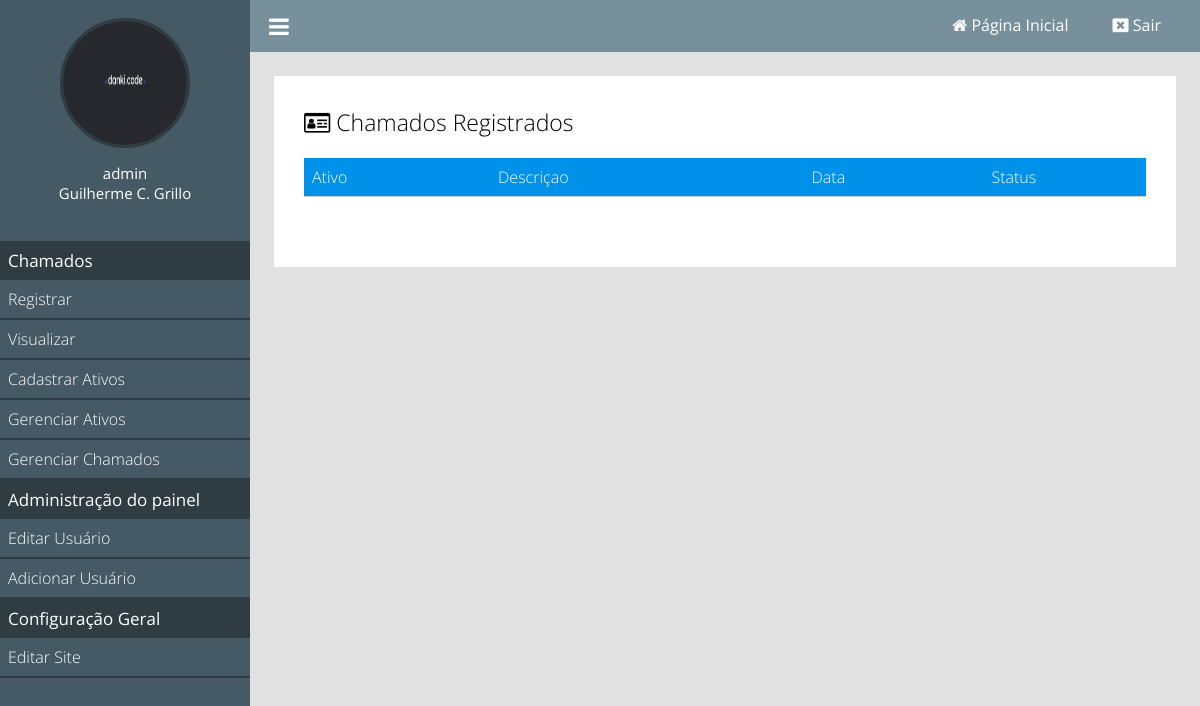
The page /visualizar-chamados (signed in) on the database as committed earlier.
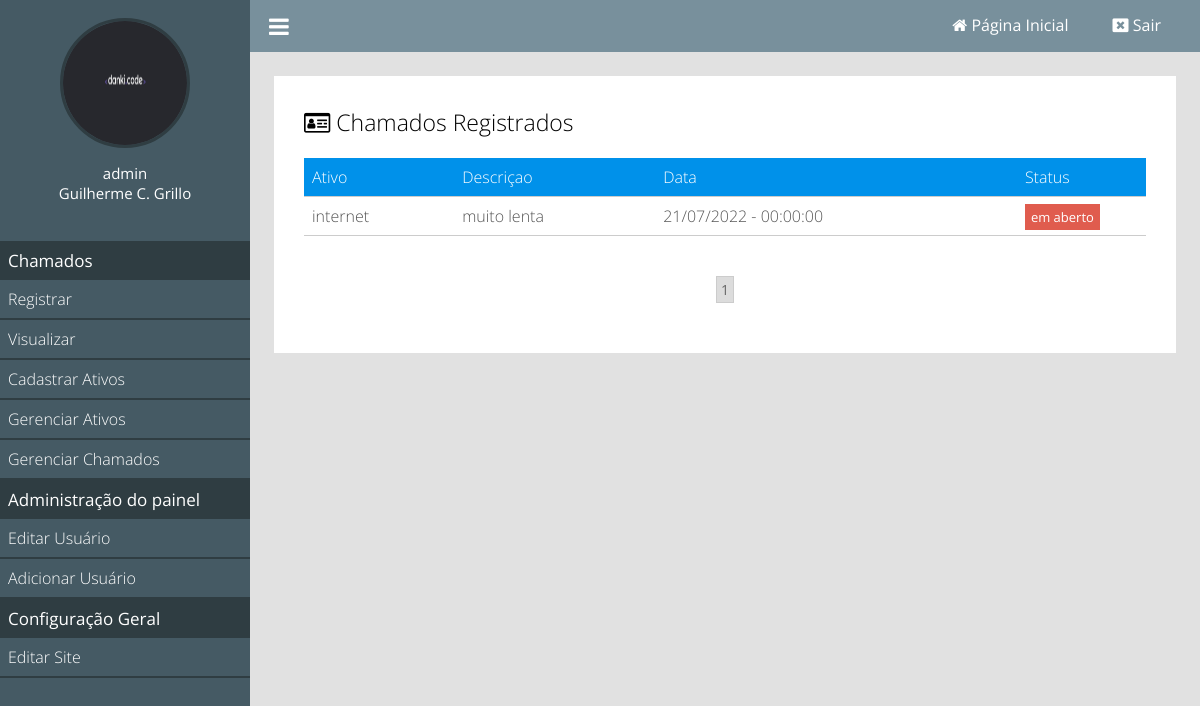
The same page on the database as committed later.
### tables this page shows
CREATE TABLE `chamados` (
  `id` int(11) NOT NULL,
  `user_id` int(11) NOT NULL,
  `ativos_id` int(11) NOT NULL,
  `data` datetime NOT NULL DEFAULT current_timestamp(),
  `conteudo` text NOT NULL,
  `capa` varchar(255) DEFAULT NULL
);

CREATE TABLE `ativos` (
  `id` int(11) NOT NULL,
  `nome` varchar(255) NOT NULL
);

### classes/MySql.php (called while the page is built)
<?php
	class MySql{
		private static $pdo;
		public static function conectar(){
			if(self::$pdo == null){
				try{
				self::$pdo = new PDO('mysql:host='.HOST.';dbname='.DATABASE,USER,PASSWORD,array(PDO::MYSQL_ATTR_INIT_COMMAND => "SET NAMES utf8"));
				self::$pdo->setAttribute(PDO::ATTR_ERRMODE,PDO::ERRMODE_EXCEPTION);
				}catch(Exception $e){
					echo '<h2>Erro ao conectar</h2>';
				}
			}
			return self::$pdo;
		}
	}
?>

### pages/visualizar-chamados.php (the view)
<?php
	$user = MySql::conectar()->prepare("SELECT * FROM `tb_admin.usuarios` WHERE user = ?");
	$user->execute(array($_SESSION['user']));
	$user = $user->fetch();
?>
<div class="box-content">
	<h2><i class="fa fa-id-card-o" aria-hidden="true"></i> Chamados Registrados</h2>
	<div class="wraper-table">
	<table>
		<tr>
			<td>Ativo</td>
			<td>Descriçao</td>
			<td>Data</td>
			<td>Status</td>
		</tr>
		<?php
			$porPagina = 3;
			$query = "SELECT * FROM `chamados`";
			if(isset($user['id'])){
				$query.="WHERE user_id = $user[id]";
				$totalPaginas = MySql::conectar()->prepare($query);
				$totalPaginas->execute();
				$totalPaginas = ceil($totalPaginas->rowCount() / $porPagina);
				if(isset($_GET['pagina'])){
					$pagina = (int)$_GET['pagina'];
					if($pagina < $totalPaginas){
						$pagina = 1;
					}
					$queryPg = ($pagina - 1) * $porPagina;
					$query.=" ORDER BY id DESC LIMIT $queryPg,$porPagina";
				}else{
					$pagina = 1;
					$query.=" ORDER BY id ASC LIMIT 0,$porPagina";
				}
			}
			$sql = MySql::conectar()->prepare($query);
			$sql->execute();
			$chamados = $sql->fetchAll();
			foreach ($chamados as $key => $value) {
			$nomeAtivo = Painel::select('ativos','id=?',array($value['ativos_id']))['nome'];
		?>
		<tr>
			<td><?php echo $nomeAtivo; ?></td>
			<td><?php echo $value['conteudo']; ?></td>
			<td><?php echo date('d/m/Y - H:i:s',strtotime($value['data'])); ?></td>
			<td><?php
					if($value['status'] == 1){
						echo '<a class="btn order">Finalizado</a>';
					}else{
						echo '<a class="btn delete">em aberto</a>';
					}
				?>
			</td>
		</tr>
		<?php } ?>
	</table>
	</div>
	<div class="paginacao">
		<?php
			for($i = 1; $i <= $totalPaginas; $i++){
				if($pagina == $i )
					echo '<a class="page-selected" href="'.INCLUDE_PATH.'visualizar-Chamados?pagina='.$i.'">'.$i.'</a>';
				else
					echo '<a href="'.INCLUDE_PATH.'visualizar-chamados?pagina='.$i.'">'.$i.'</a>';
			}
		?>
	</div>
</div>

### index.php (shortened to what this page needs)
<?php
	include('config.php');
	if(Painel::logado() == false){
		include('login.php');
	}else{
		include('main.php');
	}
?>

### main.php (shortened to what this page needs)
<!DOCTYPE html>
<html>
<head>
	<link rel="stylesheet" href="<?php echo INCLUDE_PATH ?>estilo/font-awesome.min.css">
	<link href="<?php echo INCLUDE_PATH ?>estilo/style.css" rel="stylesheet" />
</head>
<body>
<div class="menu">
	<div class="menu-wraper">
	<div class="box-usuario">
		<?php
			if($_SESSION['img'] == ''){
		?>
			<div class="avatar-usuario">
				<i class="fa fa-user"></i>
			</div>
		<?php }else{ ?>
			<div class="imagem-usuario">
				<img src="<?php echo INCLUDE_PATH ?>uploads/<?php echo $_SESSION['img']; ?>" />
			</div>
		<?php } ?>
		<div class="nome-usuario">
			<p><?php echo $_SESSION['user']; ?></p>
			<p><?php echo $_SESSION['nome']; ?></p>
		</div>
	</div>
	<div class="items-menu">
		<h2>Chamados</h2>
		<a <?php selecionadoMenu('cadastrar-chamdo'); ?> href="<?php echo INCLUDE_PATH ?>cadastrar-chamado">Registrar</a>
		<a <?php selecionadoMenu('visualizar-chamdos'); ?> href="<?php echo INCLUDE_PATH ?>visualizar-chamados">Visualizar</a>
		<a <?php selecionadoMenu('cadastrar-ativo'); ?>  <?php verificaPermissaoMenu(2); ?> href="<?php echo INCLUDE_PATH ?>cadastrar-ativo">Cadastrar Ativos</a>
		<a <?php selecionadoMenu('gerenciar-ativos'); ?>  <?php verificaPermissaoMenu(2); ?> href="<?php echo INCLUDE_PATH ?>gerenciar-ativos">Gerenciar Ativos</a>
		<a <?php selecionadoMenu('gerenciar-chamados'); ?>  <?php verificaPermissaoMenu(2);?> href="<?php echo INCLUDE_PATH ?>gerenciar-chamados">Gerenciar Chamados</a>
		<h2>Administração do painel</h2>
		<a <?php selecionadoMenu('editar-usuario'); ?> href="<?php echo INCLUDE_PATH ?>editar-usuario">Editar Usuário</a>
		<a <?php selecionadoMenu('adicionar-usuario'); ?> <?php verificaPermissaoMenu(2);?> href="<?php echo INCLUDE_PATH ?>adicionar-usuario">Adicionar Usuário</a>
		<h2>Configuração Geral</h2>
		<a <?php selecionadoMenu('editar-site'); ?> href="<?php echo INCLUDE_PATH ?>editar-site">Editar Site</a>
	</div>
	</div>
</div>
<header>
	<div class="center">
		<div class="menu-btn">
			<i class="fa fa-bars"></i>
		</div>
		<div class="loggout">
			<a <?php if(@$_GET['url'] == ''){ ?> style="background: #60727a;padding: 15px;" <?php } ?> href="<?php echo INCLUDE_PATH?>"> <i class="fa fa-home"></i> <span>Página Inicial</span></a>
			<a href="<?php echo INCLUDE_PATH ?>?loggout"> <i class="fa fa-window-close"></i> <span>Sair</span></a>
		</div>
	</div>
</header>
<div class="content">
	<?php Painel::carregarPagina(); ?>
</div>
</body>
</html>

### config.php (shortened to what this page needs)
<?php
	function selecionadoMenu($par){
		$url = explode('/',@$_GET['url'])[0];
		if($url == $par){
			echo 'class="menu-active"';
		}
	}
	function verificaPermissaoMenu($permissao){
		if($_SESSION['cargo'] >= $permissao){
			return;
		}else{
			echo 'style="display:none;"';
		}
	}
?>

### classes/Painel.php (shortened to what this page needs)
<?php
	class Painel
	{
		public static function logado(){
			return isset($_SESSION['login']) ? true : false;
		}
		public static function carregarPagina(){
			if(isset($_GET['url'])){
				$url = explode('/',$_GET['url']);
				if(file_exists('pages/'.$url[0].'.php')){
					include('pages/'.$url[0].'.php');
				}else{
					header('Location: '.INCLUDE_PATH);
				}
			}else{
				include('pages/home.php');
			}
		}
		public static function select($table,$query = '',$arr = ''){
			if($query != false){
				$sql = MySql::conectar()->prepare("SELECT * FROM `$table` WHERE $query");
				$sql->execute($arr);
			}else{
				$sql = MySql::conectar()->prepare("SELECT * FROM `$table`");
				$sql->execute();
			}
			return $sql->fetch();
		}
	}
?>

### estilo/style.css (style rules this page uses)
* { margin: 0; padding: 0; box-sizing: border-box; font-family: "Open Sans"; }
html,body { height: 100%; background: rgb(225,225,225); }
body { overflow-x: hidden; }
.center { padding:0 2%;margin:0 auto; }
.loggout { float: right; }
.loggout a { padding: 0 20px; position: relative; top: 4px; text-decoration: none; color: white; font-size: 16px; }
.loggout a > span { font-size: 16px; text-decoration: none; }
.menu-btn { float: left; cursor: pointer; font-size: 23px; color: white; }
.menu-wraper { width:250px; }
div.menu { overflow-x:hidden; overflow-y: auto; height: 100%; padding:10px 0; position: fixed; left: 0; top: 0; background: #455a64; float: left; width: 250px; }
header { position: relative; left: 250px; padding: 10px 0; background: #78909c; width: calc(100% - 250px); }
.content { width: calc(100% - 250px); position: relative; left: 250px; padding: 2%; }
.items-menu { margin-top: 30px; }
.items-menu h2 { text-align: left; font-weight: normal; font-size: 17px; background: #2F3D42; color: white; padding:8px; }
.items-menu a { display: block; padding: 8px; font-weight: 300; font-size: 16px; text-decoration: none; color: white; border-bottom: 2px solid #2F3D42; }
div.box-usuario { padding: 8px; text-align: center; }
.imagem-usuario { display: inline-block; width: 130px; height: 130px; position: relative; border-radius: 50%; border: 3px solid #2F3D42; }
.imagem-usuario img { position: absolute; left: 0; top: 0; width: 100%; height: 100%; border-radius: 50%; }
.nome-usuario { text-align: center; margin-top: 10px; }
.nome-usuario p { color: white; font-size: 15px; font-weight: normal; }
.box-content { background: white; padding: 30px; margin-bottom: 25px; }
.box-content h2 { font-weight: 300; font-size: 23px; }
.wraper-table { overflow-x: auto; }
table { font-weight: 300; min-width: 900px; margin:20px 0; width: 100%; border-collapse: collapse; }
table tr:nth-of-type(1) { background: #0091ea; color: white; }
table tr { border-bottom: 1px solid #ccc; }
table tr { color: #555; }
table td { padding: 8px; }
table a.btn { font-weight: normal; font-size: 13px; color: white; text-decoration: none; padding: 4px 6px; }
a.btn.delete { background: #E05C4E; }
.paginacao { margin:20px 0; text-align: center; }
.paginacao a { font-size: 14px; margin:0 8px; display: inline-block; padding: 3px 4px; border: 1px solid #ccc; text-decoration: none; color: #666; }
.paginacao a.page-selected { background: rgb(220,220,220); }

Rows that differ between the two databases and show on the page:
added chamados: ativos.nome "internet", conteudo "muito lenta", data "21/07/2022 - 00:00:00", shows "em aberto"
Other text that changed with them:
new list line: "1"
